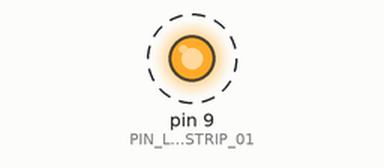
This sketch was run on a simulated Arduino Uno, built with avr-gcc and run on an emulated ATmega328P. Parts: output pins drawn as LEDs (lit = HIGH). Dashed ring = blinking.

Above: at 0.5 s.
Timing chart, 0 to 4.6 s (numbered marks = the images above):
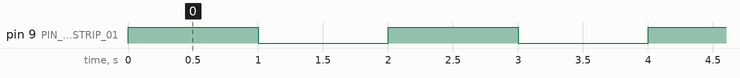

Measured:
- by itself, pin 9 (PIN_LED_STRIP_01): alternates HIGH for 1.0 s and LOW for 1.0 s

The sketch:

arduino_1_led_strip_blanche_on-off.ino
```cpp
//Déclaration de variables constantes
#define PIN_LED_STRIP_01 9// pin arduino où est raccordé la première led strip = pin 9

// déclaration variables
int vitesse = 1000; // 1000 millisecondes = 1 seconde

void setup() {
  //déclaration de la pin numérique 9 en tant que sortie
  pinMode(PIN_LED_STRIP_01, OUTPUT);
}


void loop() {
  analogWrite(PIN_LED_STRIP_01, 255);
  delay(vitesse);
  analogWrite(PIN_LED_STRIP_01, 0);
  delay(vitesse);
}
```
